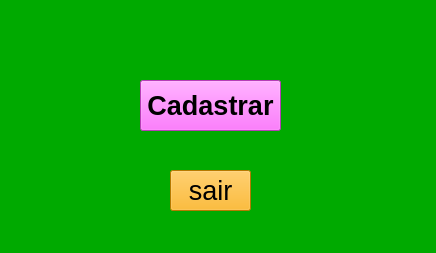
<?xml version="1.0" encoding="UTF-8"?>
<ui version="4.0">
 <class>MainWindow</class>
 <widget class="QMainWindow" name="MainWindow">
  <property name="geometry">
   <rect>
    <x>0</x>
    <y>0</y>
    <width>436</width>
    <height>253</height>
   </rect>
  </property>
  <property name="font">
   <font>
    <pointsize>20</pointsize>
   </font>
  </property>
  <property name="windowTitle">
   <string>sistema de cadastro</string>
  </property>
  <property name="styleSheet">
   <string notr="true">background-color: rgb(0, 170, 0);</string>
  </property>
  <widget class="QWidget" name="centralwidget">
   <widget class="QPushButton" name="pushButton">
    <property name="geometry">
     <rect>
      <x>170</x>
      <y>170</y>
      <width>81</width>
      <height>41</height>
     </rect>
    </property>
    <property name="font">
     <font>
      <pointsize>20</pointsize>
     </font>
    </property>
    <property name="styleSheet">
     <string notr="true">background-color: rgb(255, 170, 0);</string>
    </property>
    <property name="text">
     <string>sair</string>
    </property>
   </widget>
   <widget class="QPushButton" name="pushButton_2">
    <property name="geometry">
     <rect>
      <x>140</x>
      <y>80</y>
      <width>141</width>
      <height>51</height>
     </rect>
    </property>
    <property name="font">
     <font>
      <pointsize>20</pointsize>
      <weight>75</weight>
      <bold>true</bold>
     </font>
    </property>
    <property name="styleSheet">
     <string notr="true">background-color: rgb(255, 85, 255);</string>
    </property>
    <property name="text">
     <string>Cadastrar</string>
    </property>
   </widget>
  </widget>
  <widget class="QStatusBar" name="statusbar"/>
 </widget>
 <resources/>
 <connections/>
</ui>
